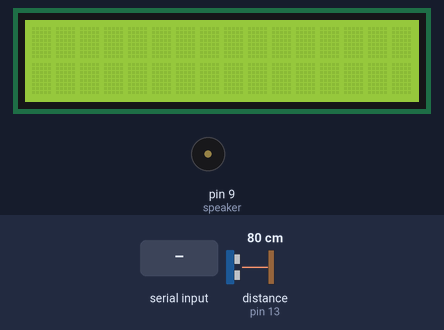
This sketch was run on a simulated Arduino Uno, built with avr-gcc and run on an emulated ATmega328P. Parts: 16×2 character LCD, buzzer (waves = sounding, pin HIGH). Wiring (inferred from the names in the program): ultrasonic range finder: trigger pin 12; echo pin 13. The inputs (shaded band) are chosen by the test bench; at power-on: distance to the obstacle (sensor on pin 13) 80 cm. The echo pulse lasts 58.3 µs per cm; pins used as bus, display or sensor lines are not drawn; what the sketch prints to the serial monitor is not drawn.

Above: at 1.2 s.
1.3 s: distance to the obstacle (sensor on pin 13) set to 63 cm
3.2 s: distance to the obstacle (sensor on pin 13) set to 55 cm
At 4.5 s:
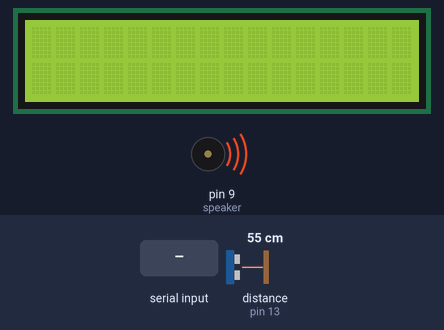
6.2 s: distance to the obstacle (sensor on pin 13) set to 120 cm
8.1 s: "1" received over Serial
At 9.8 s:
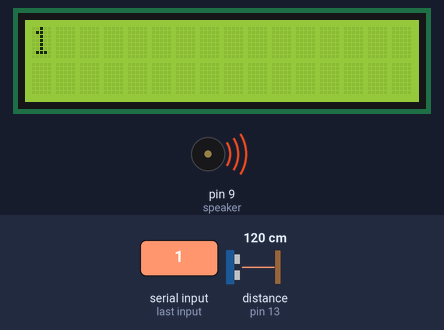
10.6 s: "0" received over Serial
At 14.8 s:
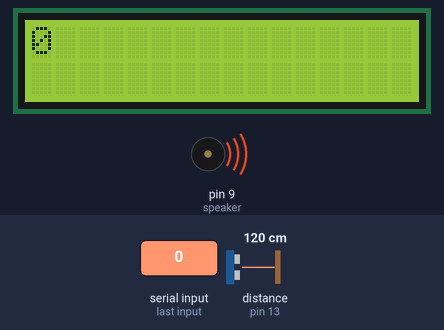
Timing chart, 0 to 16.3 s (numbered marks = the images above; inputs shaded):
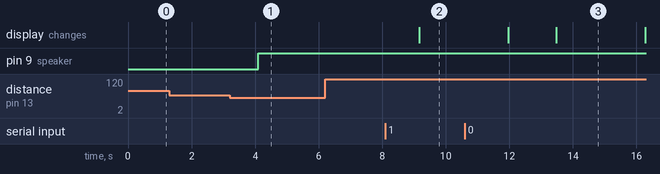

Measured:
- the behaviour switches between 61 and 60 cm on distance to the obstacle (sensor on pin 13) (found by bisection; images 0 and 1)
- after the input at 1.3 s, every drawn part: stays the same
- after the input at 3.2 s, pin 9 (speaker): LOW → HIGH after 0.90 s
- after the input at 8.1 s, the display: changes after 1.1 s (image 2)
- after the input at 10.6 s, the display: first differs from a run without the input after 2.9 s (image 3)

The sketch:

lcdsisenzorcompl.ino
```cpp
#include <LiquidCrystal.h>

LiquidCrystal lcd(2, 3, 4, 5, 6, 7);

const int trigPin = 12;
const int echoPin = 13;
const int speaker = 9;

const int freq = 1100;

long duration;
int distance;

void setup() {
  lcd.begin(16, 2);
  Serial.begin(9600);


  pinMode(speaker, OUTPUT);
  pinMode(trigPin, OUTPUT);
  pinMode(echoPin, INPUT);
  Serial.begin(9600);
}


void loop() {
  if (Serial.available()) {
    String teststr = Serial.readString();
    teststr.trim();

    lcd.clear();
    while (teststr.length() > 0)
      if (teststr.length() > 16) {
        lcd.clear();
        lcd.setCursor(0, 0);
        lcd.print(teststr.substring(0, 16));
        teststr.remove(0, 16);
        lcd.setCursor(0, 1);
        lcd.print(teststr.substring(0, 16));
        teststr.remove(0, 16);
        delay(2800);
      } else {
        lcd.clear();
        lcd.setCursor(0, 0);
        lcd.print(teststr.substring(0, 16));
        teststr.remove(0, 16);
        delay(2800);
      }


    lcd.clear();


      }
      {
 digitalWrite(trigPin, LOW);
  delayMicroseconds(2);

  digitalWrite(trigPin, HIGH);
  delayMicroseconds(10);
  digitalWrite(trigPin, LOW);


  duration = pulseIn(echoPin, HIGH, 30000);


  if (duration == 0) {
    Serial.println("Timeout occurred. Check connections and distances.");
  } else {

    distance = duration * 0.034 / 2;

    Serial.print("Distance: ");
    Serial.println(distance);
  }


  delay(500);
      }

    if(distance <60)
      { digitalWrite(speaker,LOW);
        delay(1);
        digitalWrite(speaker, HIGH);
        delay(1);
      }


}
```
